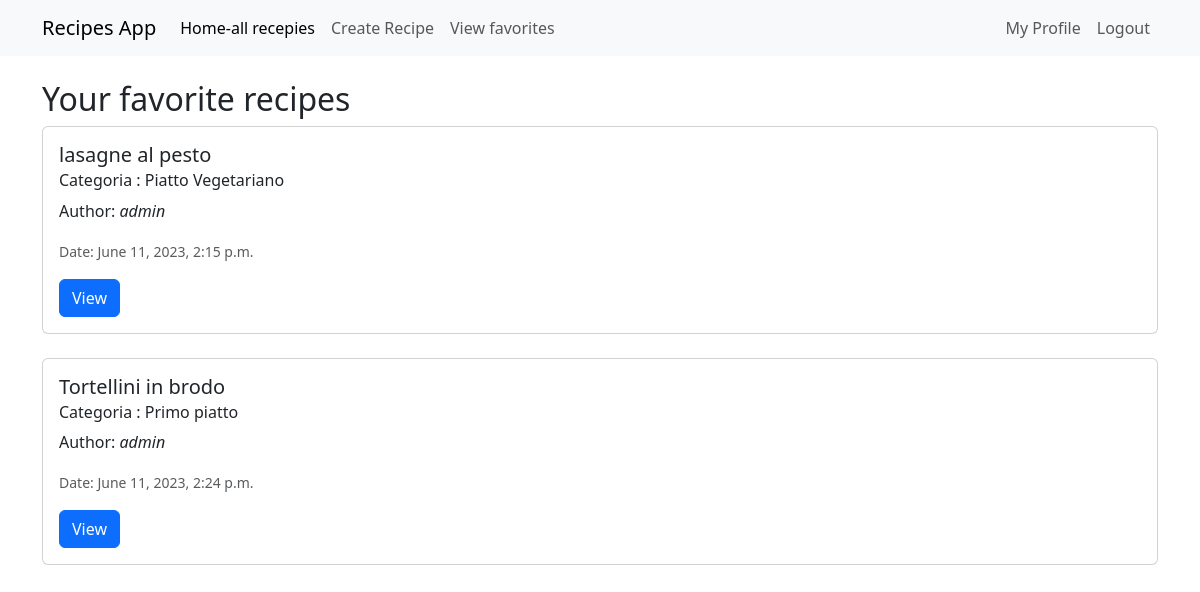
/favorites/ (signed in), run on an earlier commit of the app's database.
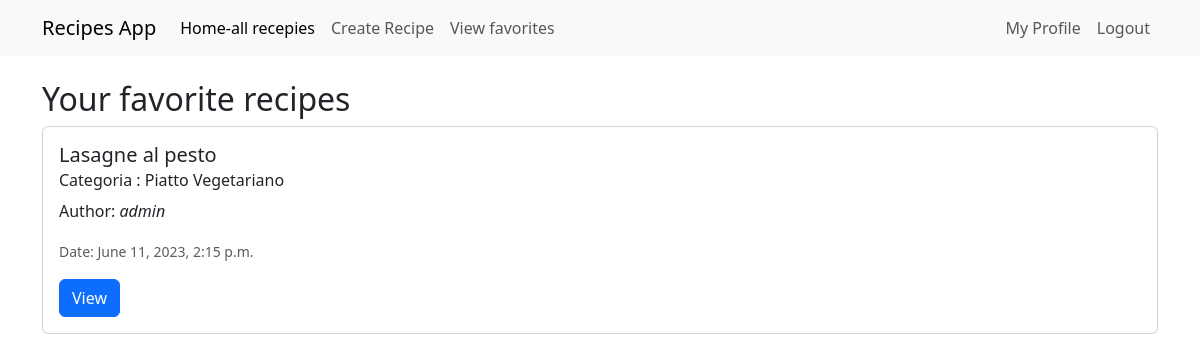
And on a later commit of the database.
### recipes/models.py (models this page shows, shortened)
class Recipe(models.Model):
    title = models.CharField(max_length=100)
    description = models.TextField()
    category = models.ForeignKey('categories.Category', on_delete=models.CASCADE, null=True)
    created_at = models.DateTimeField(auto_now_add=True)
    author = models.ForeignKey(User, on_delete=models.CASCADE)
    favorite = models.ManyToManyField(User, related_name='favorite', blank=True)

### categories/models.py (models this page shows)
class Category(models.Model):
    description = models.TextField(max_length=200)
    def __str__(self):
        return self.description

### recipes/views.py (the view)
# urls.py: path('favorites/',views.FavoritesView, name='recipes-favorites-views'),
@login_required
def FavoritesView(request):
    favorite_recipe = request.user.favorite.all()
    return render(request, 'recipes/favorites.html', {'recipes': favorite_recipe})

### recipes/templates/recipes/favorites.html
{% extends 'recipes/base.html' %}
{% block content %}
<h2 class="mt-4">Your favorite recipes</h2>
{% for recipe in recipes %}
    <div class="card">
        <div class="card-body">
            <h5 class="card-title">{{ recipe.title }}</h5>
            <h6 class="card-subtitle mb-2">Categoria : {{recipe.category}}</h6>
            <p class="card-text">Author: <span class="fst-italic">{{ recipe.author }}</span></p>
            <p class="card-text"><small class="text-muted">Date: {{ recipe.created_at }}</small></p>
            <a href="{% url 'recipes-detail' recipe.id %}" class="btn btn-primary">View</a>
        </div>
    </div>
    <br>
{% empty %}
    <h5>no recipe available.</h5>
{% endfor %}
{% endblock content %}}

What changed in the data, as far as the page shows it:
no longer on this page (row edited): Recipe: title "Tortellini in brodo", category "Primo piatto", author "admin", created_at "June 11, 2023, 2:24 p.m."
changed Recipe "Piatto Vegetariano": title "lasagne al pesto" → "Lasagne al pesto"
